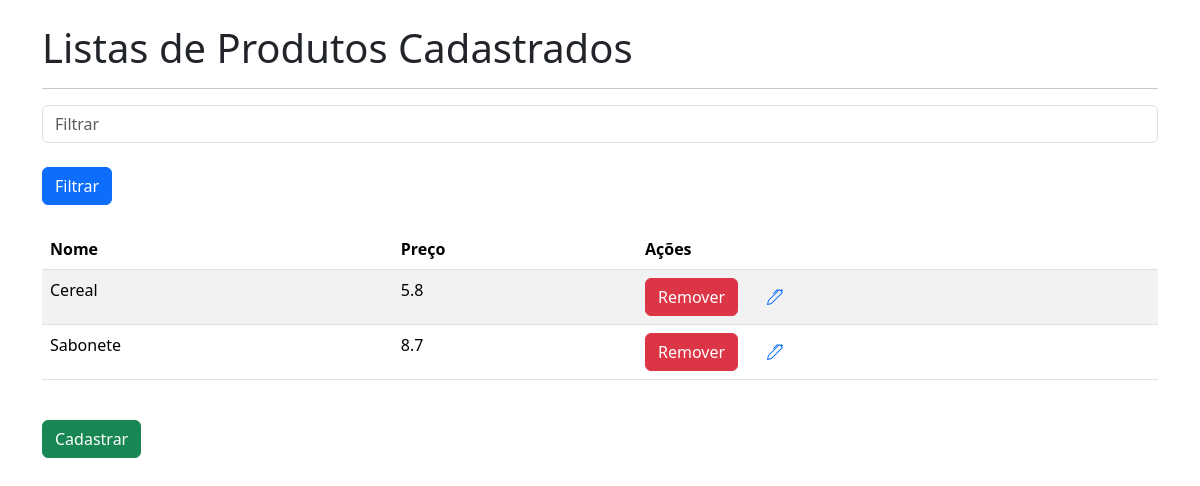
/produtos/listar/, run on an earlier commit of the app's database.
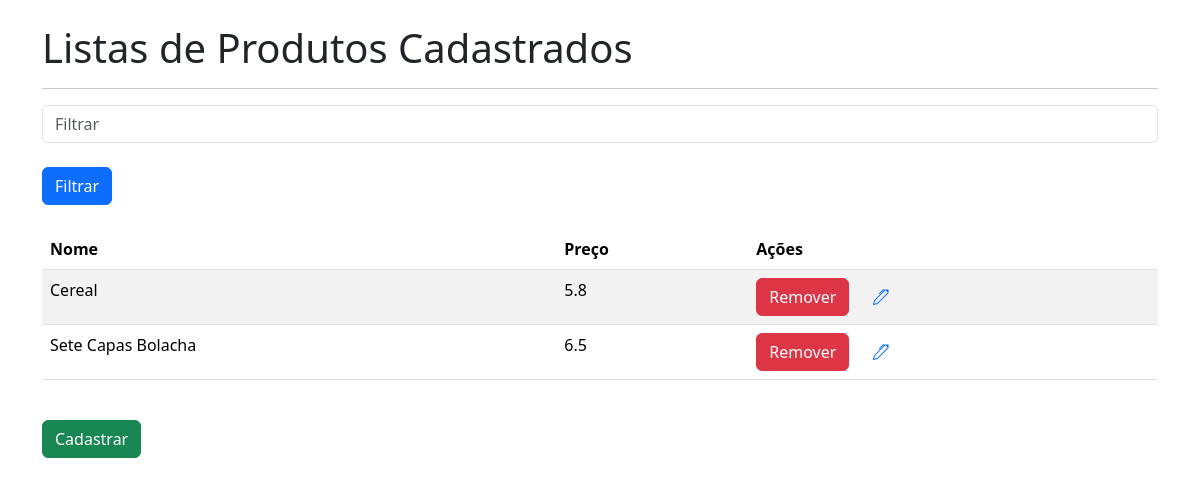
And on a later commit of the database.
### produtos/models.py (models this page shows, shortened)
class Produto(models.Model):
    nome_produto = models.CharField(max_length=100)
    preco_produto = models.FloatField()

### produtos/views.py (the view)
# urls.py: path("listar/", views.listar, name='listar'),
def listar(request):
    filtrar_produto = request.GET.get("filtrar_produto")
    if filtrar_produto:
        produtos = Produto.objects.filter(nome_produto__icontains=filtrar_produto)
    else:
        produtos = Produto.objects.all()
    return render(request, "listar.html", {"produtos": produtos})

### produtos/templates/listar.html (shortened to what this page needs)
<!doctype html>
<html lang="en">
  <head>
    <link href="https://cdn.jsdelivr.net/npm/bootstrap@5.3.3/dist/css/bootstrap.min.css" rel="stylesheet">
  </head>
  <body>
    <div class="container">
        <br>
        <h1>Listas de Produtos Cadastrados</h1>
        <hr>
        <form action="/produtos/listar/">
            <input type="text" placeholder="Filtrar" name="filtrar_produto" class="form-control">
            <br>
            <input type="submit" value="Filtrar" class="btn btn-primary">
            <br><br>
        </form>
        <table class="table table-striped">
            <thead>
              <tr>
                <th scope="col">Nome</th>
                <th scope="col">Preço</th>
                <th scope='col'>Ações</th>
              </tr>
            </thead>
            <tbody>
                {% for produto in produtos %}
                    <tr>
                        <td>{{produto.nome_produto}}</td>
                        <td>{{produto.preco_produto}}</td>
                        <td><a href="/produtos/deletar/{{produto.id}}" class="btn btn-danger">Remover</a>
                        <abbr title="Editar Produto">
                          <a href="{% url "alterar" produto.id %}">
                          </a>
                        </abbr>
                        </td>
                    </tr>
                {% endfor %}
            </tbody>
        </table>
        <br>
        <a href="../cadastrar/" class="btn btn-success">Cadastrar</a>
    </div>
  </body>
</html>

What changed in the data, as far as the page shows it:
removed Produto: nome_produto "Sabonete", preco_produto "8.7"
added Produto: nome_produto "Sete Capas Bolacha", preco_produto "6.5"
